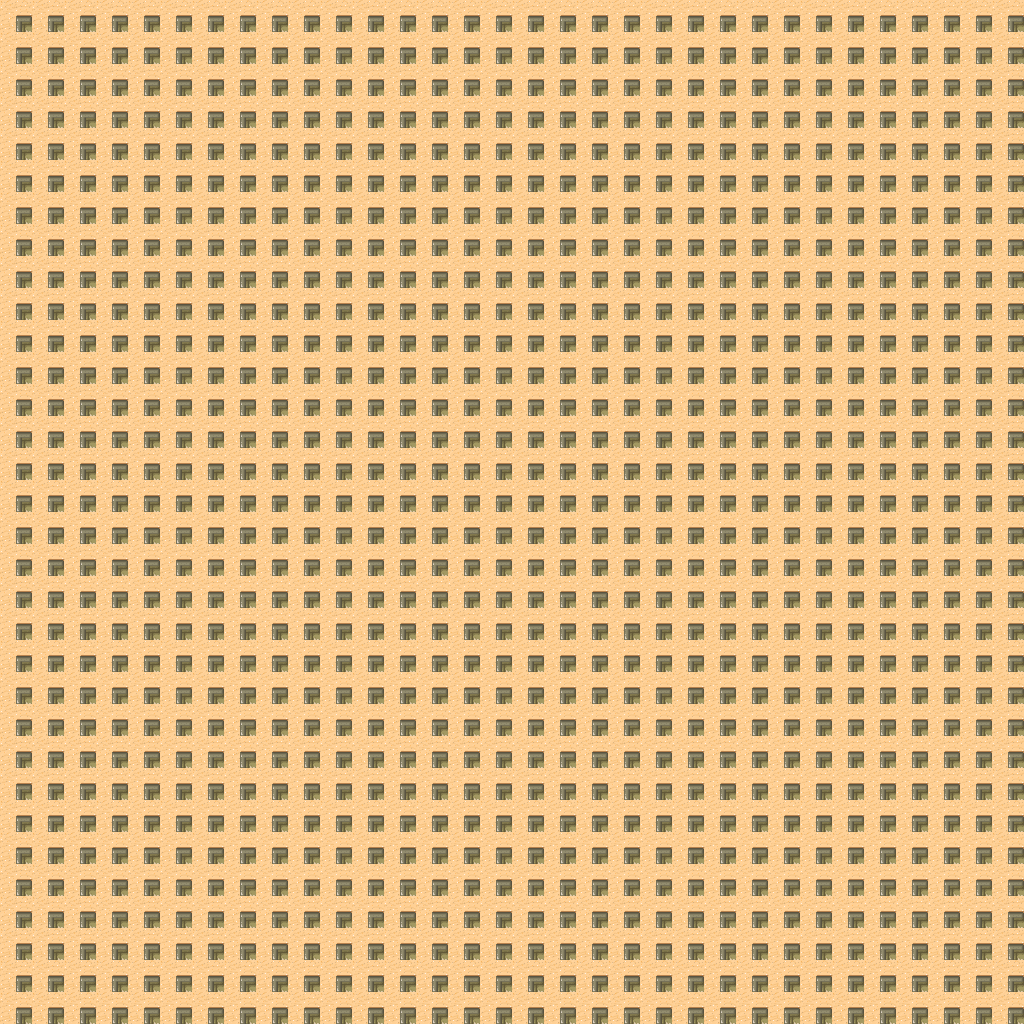

Below is a game level as drawn by its tile map, then a one-line description and the .tmx that defines it (tile-layer data replaced by summaries):
An orthogonal 32x32 tile map with 32x32 px tiles, 1 tile layer (Tilelaag 1).

<map version="1.0" orientation="orthogonal" renderorder="right-down" width="32" height="32" tilewidth="32" tileheight="32" nextobjectid="1">
 <tileset firstgid="1" name="dessert" tilewidth="32" tileheight="32" spacing="1" tilecount="48">
  <image source="../Images/map/desert.png" width="263" height="197" />
 </tileset>
 <layer name="Tilelaag 1" width="32" height="32">
  <data>[1024 cells, 1024 non-empty, 1 distinct tile ids]</data>
 </layer>
</map>
